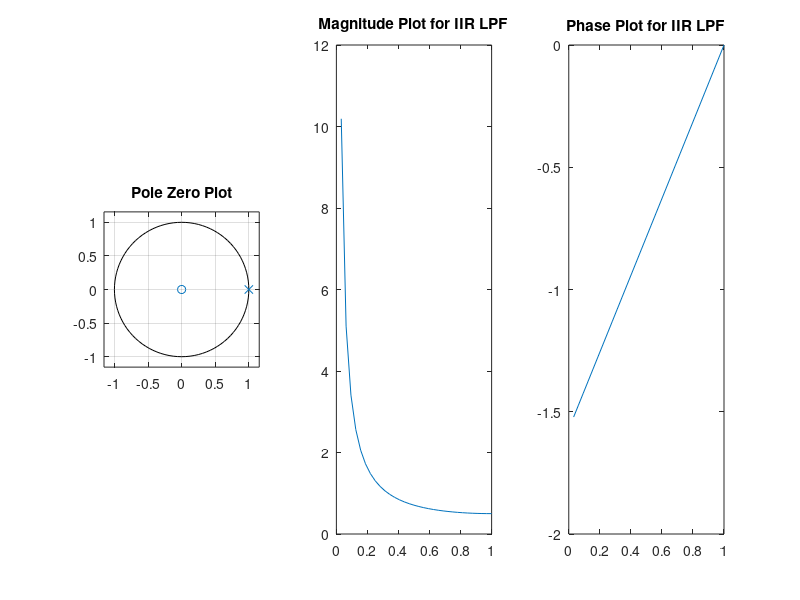

MATLAB code for this plot:
% Various Plots for IIR Filtering
% h[n] = y[n]/x[n]

clc;
clear all;
num = [1 0];    % a -> coefficients of y[n] Changeable to see what happens
den = [1 -1];   % b -> coefficients of x[n] Changeable to see what happens

figure(1)
subplot(1,3,1)
zplane(num,den)          % Z plane plot of h(n)
title('Pole Zero Plot')

w = 0:pi/32:pi;          % Omega Frequency (Changeable)
[h,w]=freqz(num,den,w);  % Freqz = frequency response
mag=abs(h);              % Absolute Value for magnitude
phase=angle(h);

subplot(1,3,2)
plot(w/pi,mag)
title('Magnitude Plot for IIR LPF')

subplot(1,3,3)
plot(w/pi,phase)
title('Phase Plot for IIR LPF')